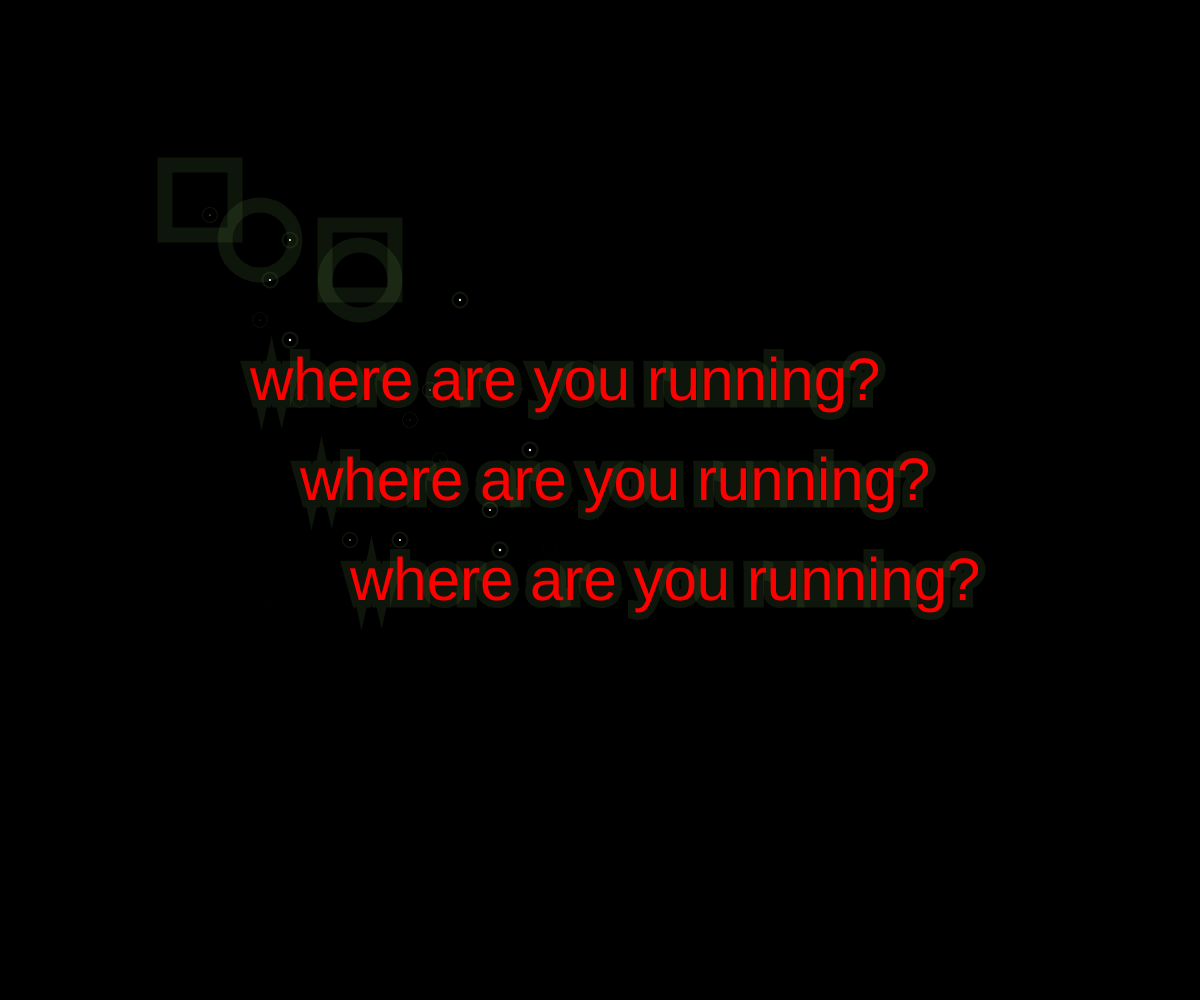
Frame 1 (no input)
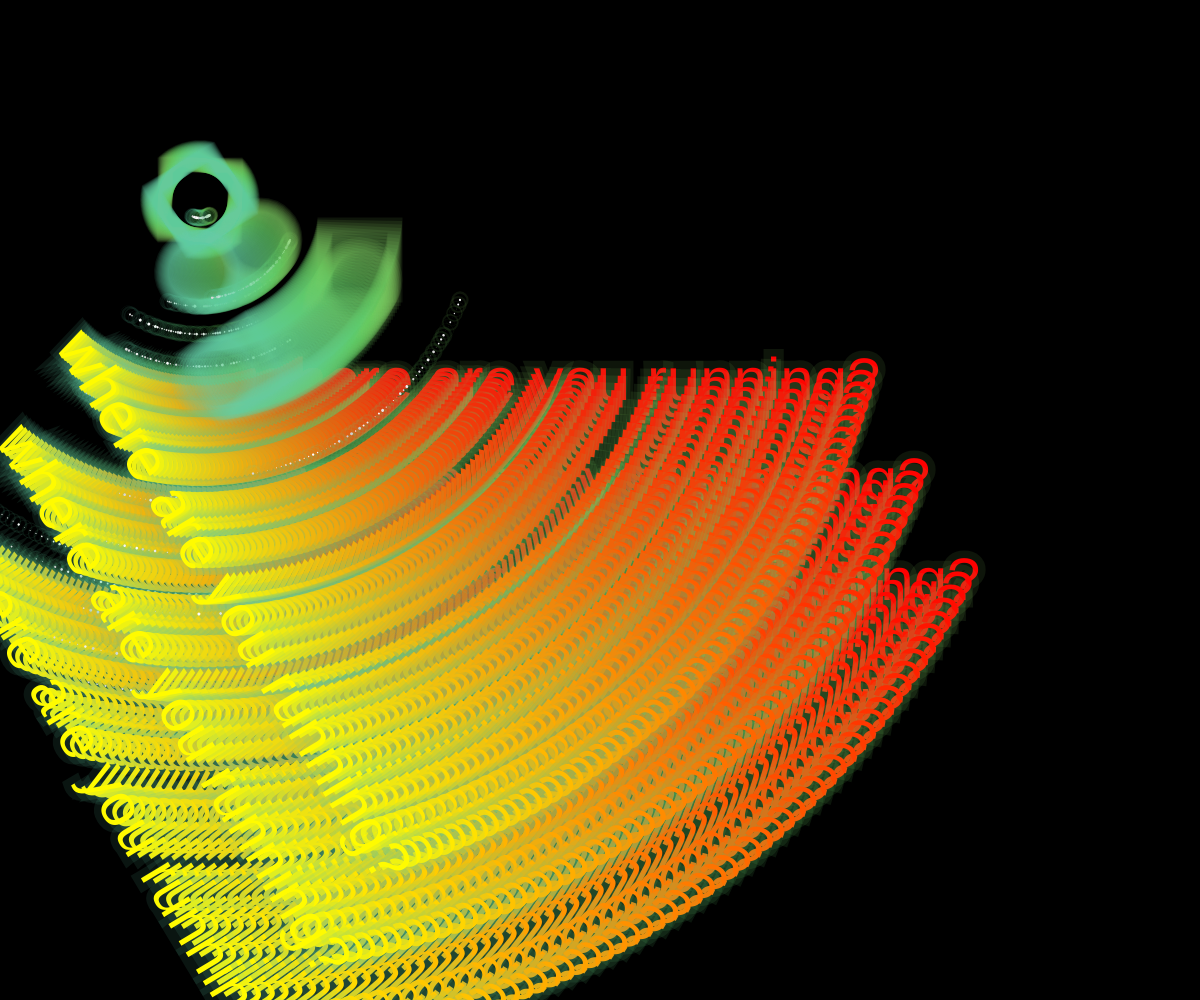
Frame 60 (no input)
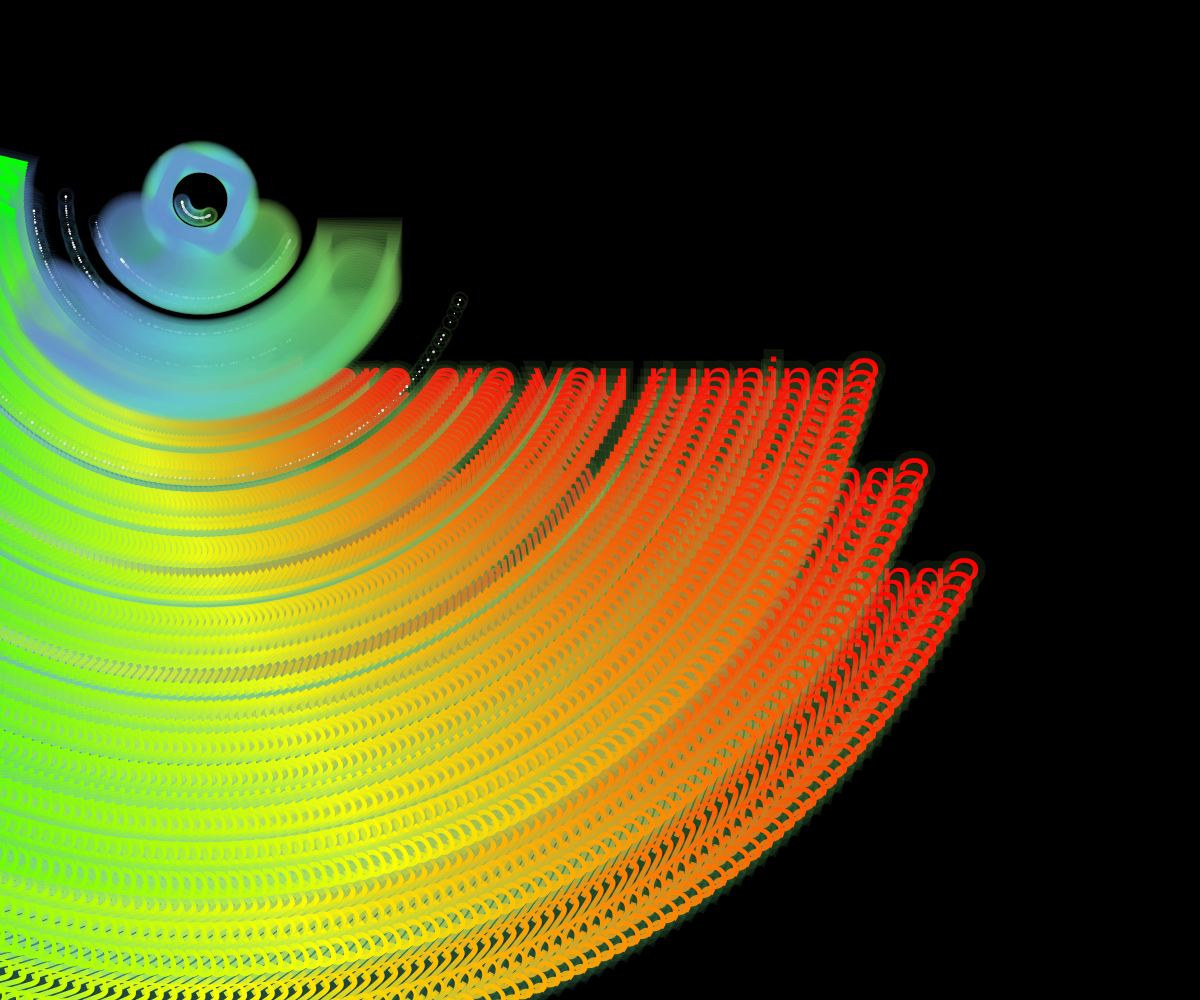
Frame 120 (the mouse pressed at the canvas centre since frame 60)

The p5.js sketch that drew these frames (run headless with seeded random() and noise() and a simulated clock; from frame 60 on, the mouse is pressed at the canvas centre):

// p5.js sketch
// ── sketch.js
let currentHue = 100;
let angle = 0;
let textColor = 0;

function drawStars() {
  fill(0, 0, 80 + random(20));
  circle(60, 120, random(3));
  circle(70, 80, random(3));
  circle(10, 15, random(3));
  circle(90, 140, random(3));
  circle(100, 200, random(3));
  circle(210, 220, random(3));
  circle(240, 260, random(3));
  circle(290, 310, random(3));
  circle(50 + 100, 340, random(3));
  circle(40 + 50, 40, random(3));
  circle(300 + 30, 350 - 100, random(3));
  circle(100 - 40, 200 + 200, random(3));
  circle(210 + 20, 220 - 30, random(3));
  circle(240 + 20, 40 + 60, random(3));
  circle(290, 310, random(3));
  circle(100 + 100, 340, random(3));
  circle(350, 350, random(3));
  circle(300, 350, random(3));
}

function setup() {
  createCanvas(windowWidth, windowHeight);
  angleMode(DEGREES);
  colorMode(HSB);
  rectMode(CENTER);
  background(0);
}

function draw() {
  translate(200, 200);
  rotate(angle);
  noFill();
  strokeWeight(15);
  stroke(currentHue, 50, 80, 0.1);
  if (currentHue > 360) {
    currentHue = 0;
  }
  currentHue = currentHue + 1;
  angle = angle + 1;
  rect(0, 0, 70);
  circle(160, 80, 70);
  circle(60, 40, 70);
  rect(160, 60, 70);
  drawStars();
  textSize(60);
  fill(textColor, 255, 255);
  text("where are you running?", 50, 200);
  textColor = (textColor + 1) % 360; 
  text("where are you running?", 100, 300);
  text("where are you running?", 150, 400);
}
